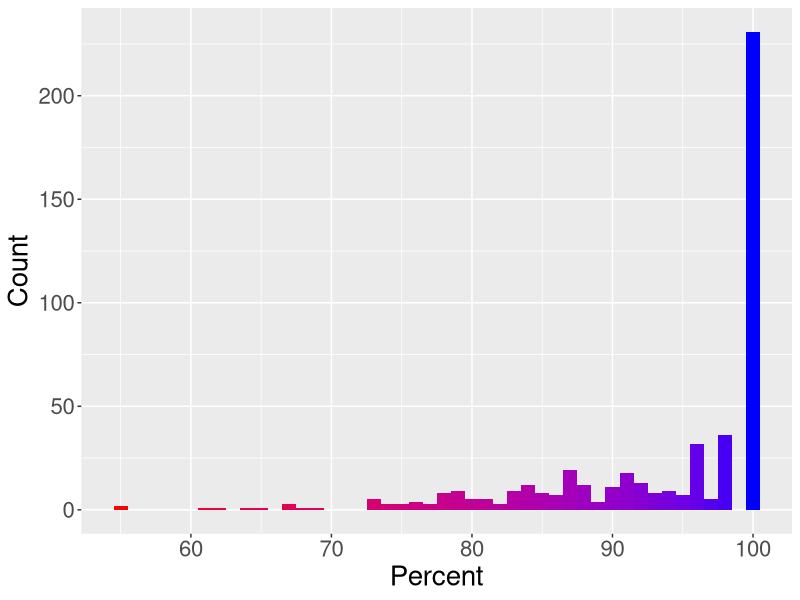
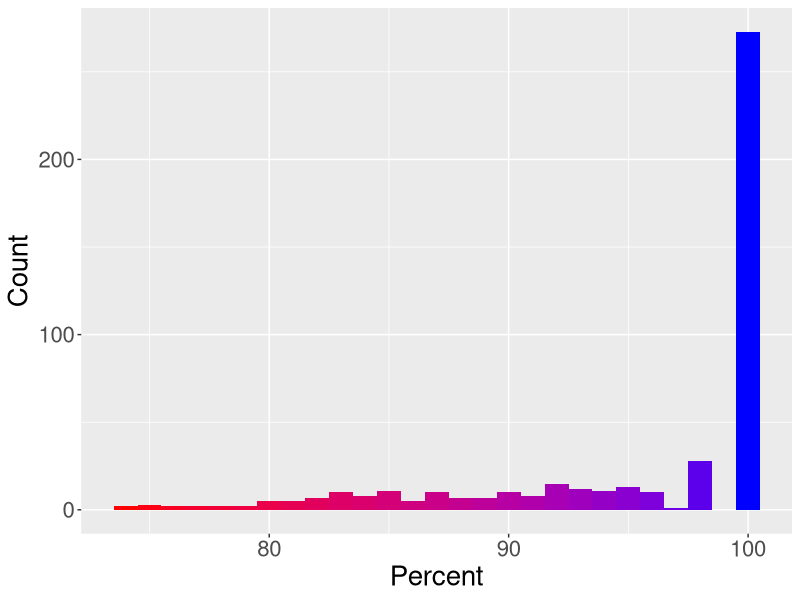
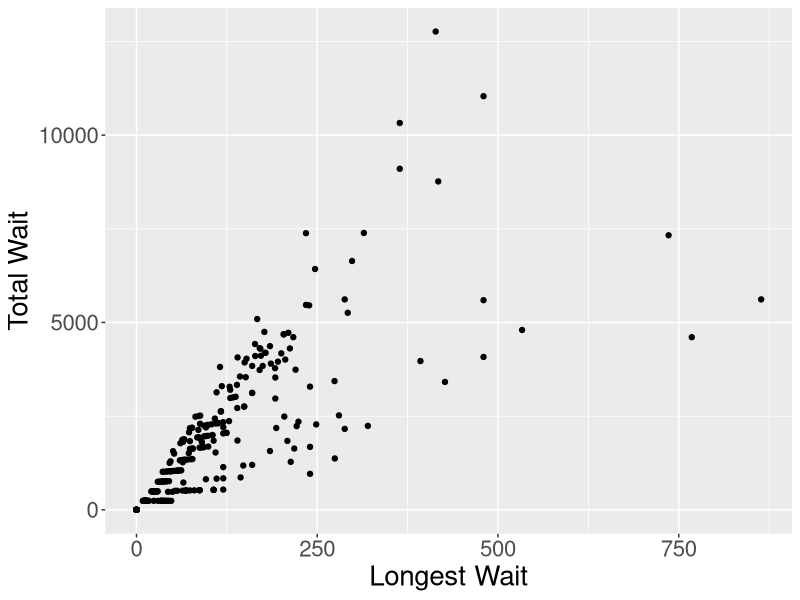
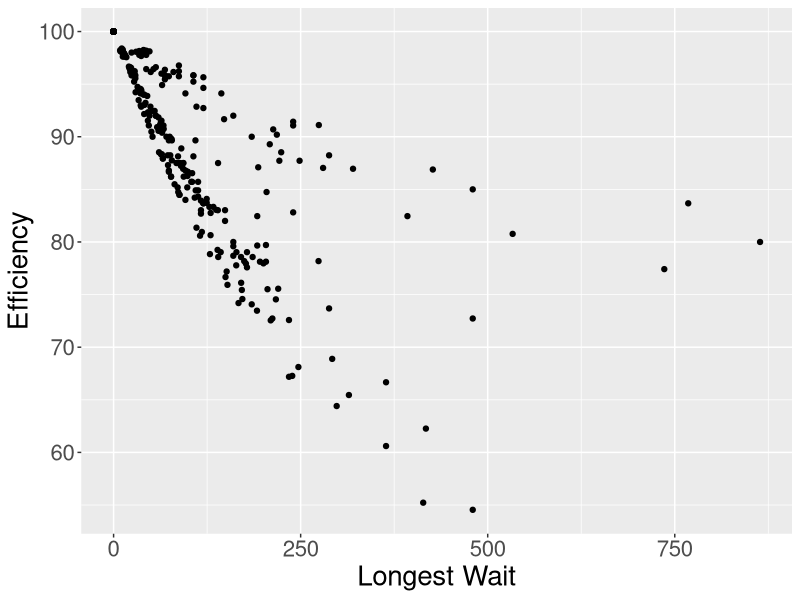
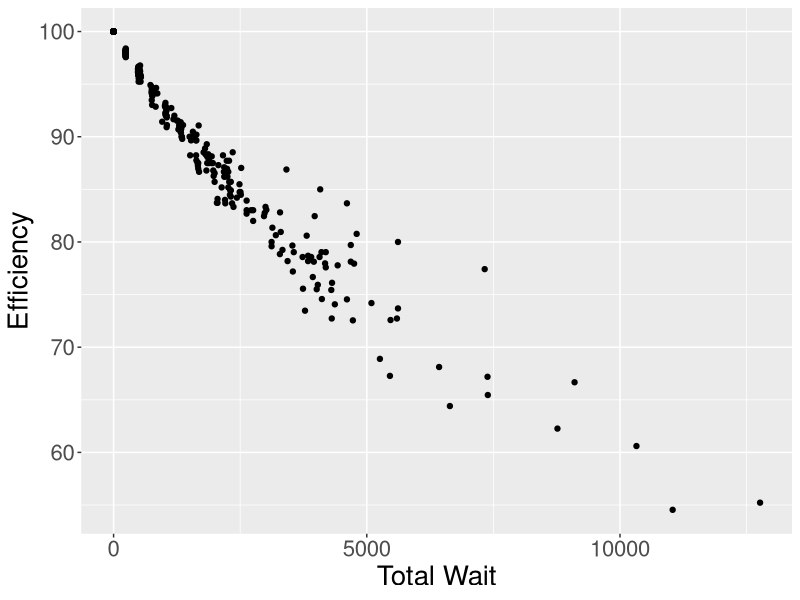
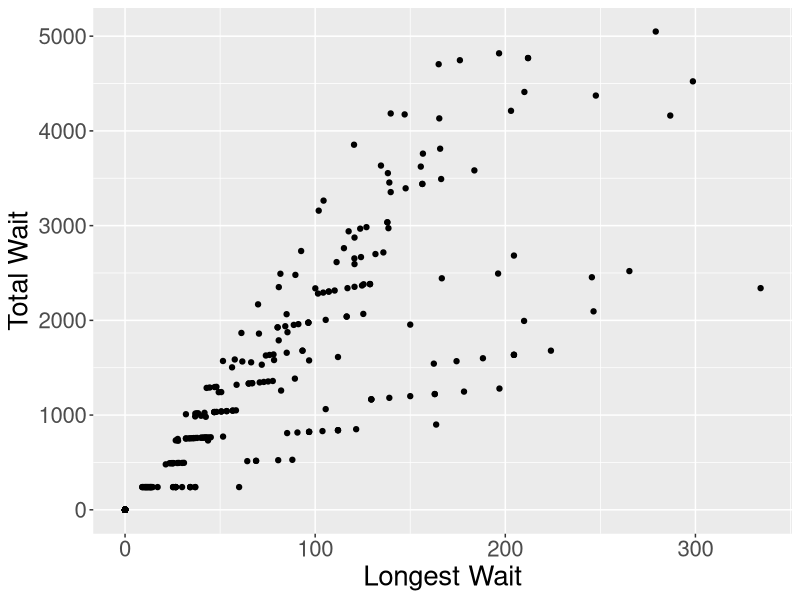
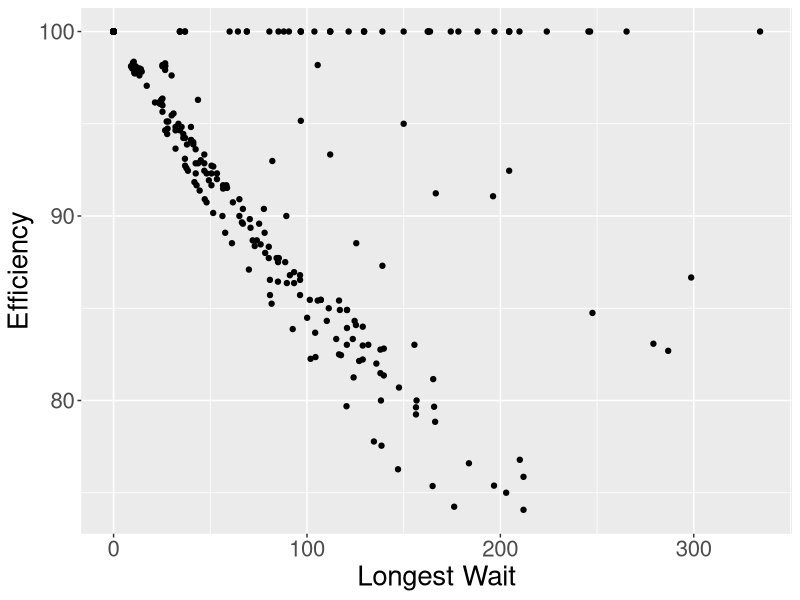
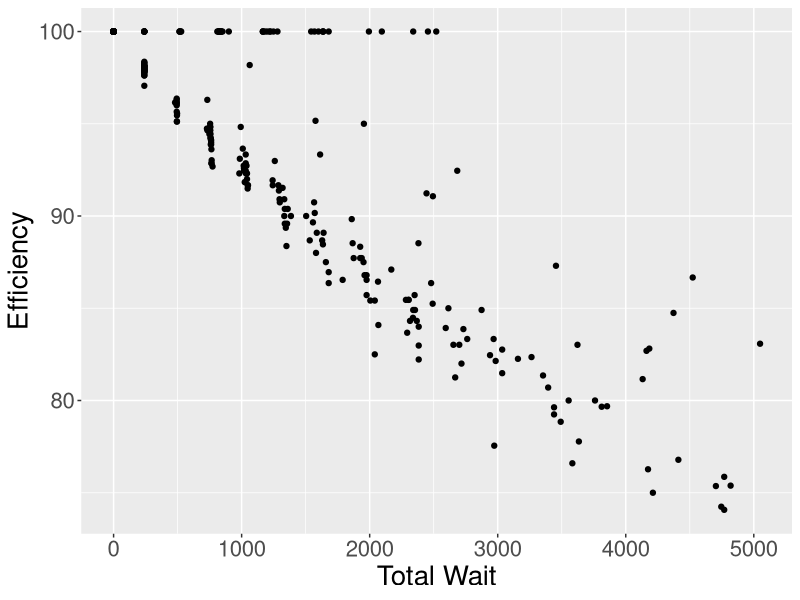

These figures' R source, in order:
library(ggplot2)
library(reshape)
library(dplyr)

# creates graphs for the project

# read in data
df.0 <- read.csv("Data/Original Model.csv")
df.1 <- read.csv("Data/Send Home.csv")
df.max <- read.csv("Data/v3_max_data.csv")
df.mean <- read.csv("Data/v3_mean_data.csv")
df.max$Model <- "Max"
df.mean$Model <- "Mean"
df <- rbind(df.max, df.mean)

# make histogram graphs
ggplot(df.0, aes(x=Efficiency, fill = ..x..)) + geom_histogram(binwidth = 1) + scale_fill_gradient(low = "red", high = "blue") +
  labs(x = "Percent", y = "Count") + theme(legend.position = "none", text = element_text(size=20))
ggsave("Images/EfficiencyBase.png")

ggplot(df.1, aes(x=Efficiency, fill = ..x..)) + geom_histogram(binwidth = 1) + scale_fill_gradient(low = "red", high = "blue") +
  labs(x = "Percent", y = "Count") + theme(legend.position = "none", text = element_text(size=20))
ggsave("Images/EfficiencySH.png")

# make correlation graphs
ggplot(df.0, aes(x=Longest.Wait, y=Total.Wait)) + geom_point() +
  labs(x = "Longest Wait", y = "Total Wait") + theme(legend.position = "none", text = element_text(size=20))
ggsave("Images/LWTWBase.png")

ggplot(df.0, aes(x=Longest.Wait, y=Efficiency)) + geom_point() +
  labs(x = "Longest Wait") + theme(legend.position = "none", text = element_text(size=20))
ggsave("Images/LWEBase.png")

ggplot(df.0, aes(x=Total.Wait, y=Efficiency)) + geom_point() +
  labs(x = "Total Wait") + theme(legend.position = "none", text = element_text(size=20))
ggsave("Images/TWEBase.png")

ggplot(df.1, aes(x=Longest.Wait, y=Total.Wait)) + geom_point() +
  labs(x = "Longest Wait", y = "Total Wait") + theme(legend.position = "none", text = element_text(size=20))
ggsave("Images/LWTWSH.png")

ggplot(df.1, aes(x=Longest.Wait, y=Efficiency)) + geom_point() +
  labs(x = "Longest Wait") + theme(legend.position = "none", text = element_text(size=20))
ggsave("Images/LWESH.png")

ggplot(df.1, aes(x=Total.Wait, y=Efficiency)) + geom_point() +
  labs(x = "Total Wait") + theme(legend.position = "none", text = element_text(size=20))
ggsave("Images/TWESH.png")

# linear best fit
ggplot(data = df, aes(x=Standard.Deviation, y=Efficiency, fill=Model)) + stat_smooth(se = FALSE, method = 'loess', formula = y~x) +
  geom_point(pch=21) + theme(text = element_text(size=20)) +   labs(x = "Standard Deviation", y = "Efficiency")
ggsave("Images/lmEfficiency.png")
# exponential best fit
ggplot(data = df, aes(x=Standard.Deviation, y=log(Longest.Wait), fill=Model)) + stat_smooth(se = FALSE, method = 'loess', formula = y~x) +
  geom_point(pch=21) + theme(text = element_text(size=20)) + labs(x = "Standard Deviation", y = "Longest Wait")
ggsave("Images/LogLongestWait.png")
ggplot(data = df, aes(x=Standard.Deviation, y=log(Total.Wait), fill=Model)) + stat_smooth(se = FALSE, method = 'loess', formula = y~x) +
  geom_point(pch=21) + theme(text = element_text(size=20)) + labs(x = "Standard Deviation", y = "Total Wait")
ggsave("Images/LogTotalWait.png")
